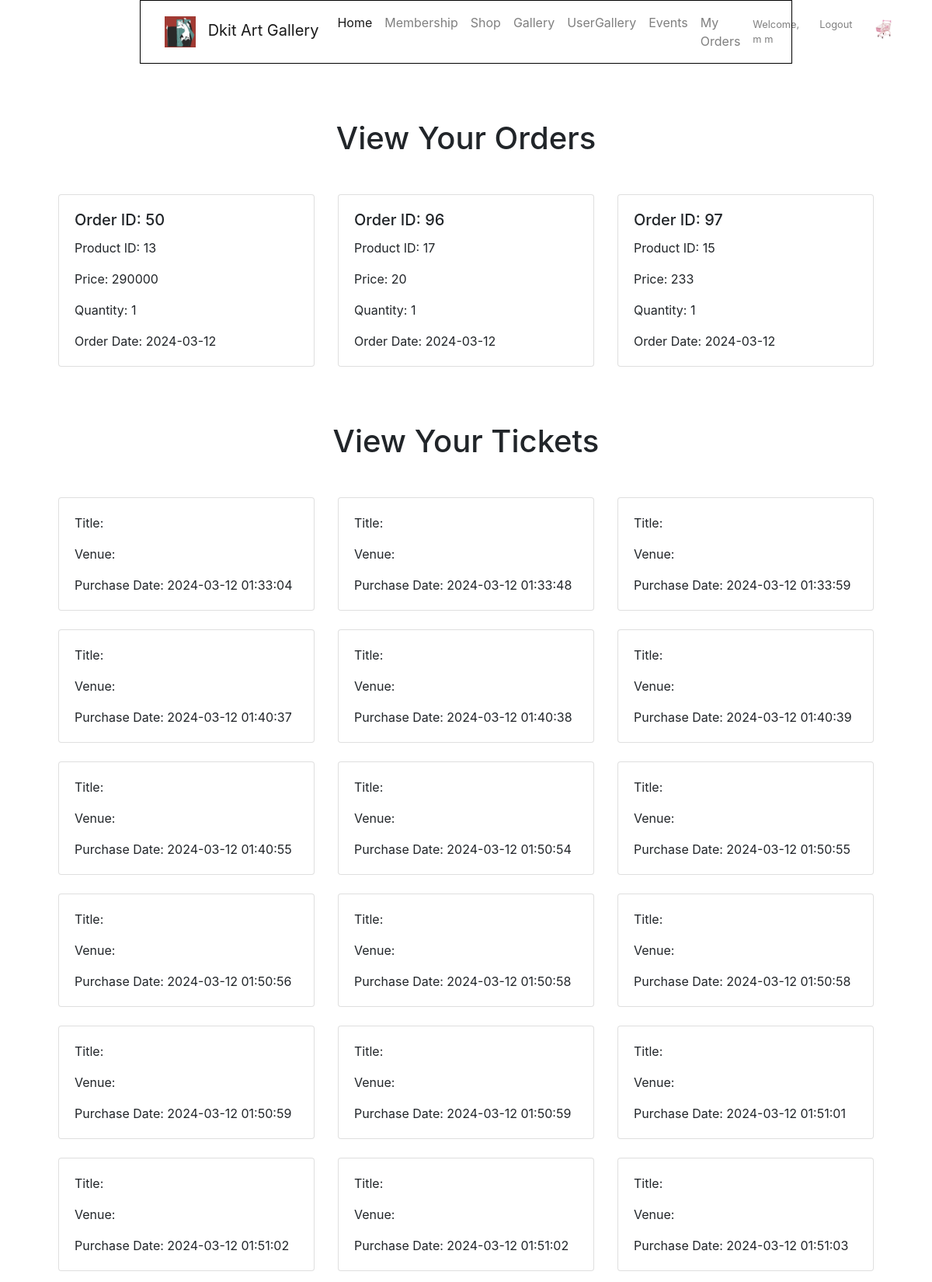
Screenshot of /controller/index.php?action=orders (signed in, upper part) with the database file from the repository.
### tables this page shows
CREATE TABLE `order` (
                         `product_id` int(11) NOT NULL,
                         `price` double NOT NULL,
                         `user_id` int(11) NOT NULL,
                         `quantity` int(10) NOT NULL,
                         `order_date` date NOT NULL,
                         `cart_id` int(11) NOT NULL
);

CREATE TABLE `tickets` (
                           `id` int(11) NOT NULL,
                           `user_id` int(11) DEFAULT NULL,
                           `purchase_date` timestamp NOT NULL DEFAULT current_timestamp(),
                           `event_title` varchar(50) DEFAULT NULL,
                           `event_venue` varchar(500) DEFAULT NULL
);

### model/orderModel.php (called while the page is built, shortened)
<?php
require_once 'databaseConnection.php';
function getOrdersByUserId($user_id)
{
    global $db;
    if ($db) {
        try {
            $query = "SELECT * FROM `order` WHERE user_id = :user_id";
            $stmt = $db->prepare($query);
            $stmt->bindParam(':user_id', $user_id);
            $stmt->execute();
            $orders = $stmt->fetchAll(PDO::FETCH_ASSOC);
            return $orders;
        } catch (PDOException $e) {
            echo "Error: " . $e->getMessage();
            file_put_contents('error.log', $e->getMessage(), FILE_APPEND);
            return null;
        }
    } else {
        echo "Error: Unable to connect to the database.";
        return null;
    }
}

### model/purchaseTicket.php (called while the page is built, shortened)
<?php
require_once 'databaseConnection.php';
function getTicketsByUserId($userId) {
    global $db;
    $tickets = [];
    try {
        $query = "SELECT * FROM tickets WHERE user_id = :user_id";
        $statement = $db->prepare($query);
        $statement->bindValue(':user_id', $userId);
        $statement->execute();
        $tickets = $statement->fetchAll(PDO::FETCH_ASSOC);
    } catch (PDOException $e) {
        echo "Error: " . $e->getMessage();
    }
    return $tickets;
}
?>

### view/showMyOrders.php (the view)
<?php
require_once '../model/databaseConnection.php';
require_once '../model/orderModel.php';
require_once '../model/purchaseTicket.php';
include "../view/nav.php";
include '../view/header.php';
if (isset($_SESSION['userId'])) {
    $user_id = $_SESSION['userId'];
    $orders = getOrdersByUserId($user_id);
    $tickets = getTicketsByUserId($user_id);
} else {
    echo "<h2 class='text-center mt-5'>You must be logged in to make orders</h2>";
    $orders = [];
    $tickets = [];
}
?>
    <div class="container">
        <?php if (isset($_SESSION['userId'])) {
        echo"<h1 class='text-center mt-5'>View Your Orders</h1>";
        }?>
        <div class="row mt-5">
            <?php foreach ($orders as $order): ?>
                <div class="col-md-4 mb-4">
                    <div class="card h-100">
                        <div class="card-body">
                            <h5 class="card-title">Order ID: <?php echo $order['cart_id']; ?></h5>
                            <p class="card-text">Product ID: <?php echo $order['product_id']; ?></p>
                            <p class="card-text">Price: <?php echo $order['price']; ?></p>
                            <p class="card-text">Quantity: <?php echo $order['quantity']; ?></p>
                            <p class="card-text">Order Date: <?php echo $order['order_date']; ?></p>
                        </div>
                    </div>
                </div>
            <?php endforeach; ?>
        </div>
        <?php if (isset($_SESSION['userId'])) {
            echo"<h1 class='text-center mt-5'>View Your Tickets</h1>";
        }?>
        <div class="row mt-5">
            <?php foreach ($tickets as $ticket): ?>
                <div class="col-md-4 mb-4">
                    <div class="card h-100">
                        <div class="card-body">
                            <p class="card-text">Title: <?php echo $ticket['event_title']; ?></p>
                            <p class="card-text">Venue: <?php echo $ticket['event_venue']; ?></p>
                            <p class="card-text">Purchase Date: <?php echo $ticket['purchase_date']; ?></p>
                        </div>
                    </div>
                </div>
            <?php endforeach; ?>
        </div>
    </div>
<?php
include '../view/footer.php';
?>

### css/nav.css (style rules this page uses)
body { padding-top: 106px; }

### css/homeStyles.css (style rules this page uses)
.container { max-width: 800px; margin: 0 auto; }

### rows the page displays
order: cart "50", product "13", price "290000", quantity "1", order_date "2024-03-12"
order: cart "96", product "17", price "20", quantity "1", order_date "2024-03-12"
order: cart "97", product "15", price "233", quantity "1", order_date "2024-03-12"
tickets: purchase_date "2024-03-12 01:33:04"
tickets: purchase_date "2024-03-12 01:33:48"
tickets: purchase_date "2024-03-12 01:33:59"
tickets: purchase_date "2024-03-12 01:40:37"
tickets: purchase_date "2024-03-12 01:40:38"
tickets: purchase_date "2024-03-12 01:40:39"
tickets: purchase_date "2024-03-12 01:40:55"
tickets: purchase_date "2024-03-12 01:50:54"
tickets: purchase_date "2024-03-12 01:50:55"
tickets: purchase_date "2024-03-12 01:50:56"
tickets: purchase_date "2024-03-12 01:50:58"
tickets: purchase_date "2024-03-12 01:50:58"
tickets: purchase_date "2024-03-12 01:50:59"
tickets: purchase_date "2024-03-12 01:50:59"
tickets: purchase_date "2024-03-12 01:51:01"
tickets: purchase_date "2024-03-12 01:51:02"
tickets: purchase_date "2024-03-12 01:51:02"
tickets: purchase_date "2024-03-12 01:51:03"

### other values shown
$username "m m"
